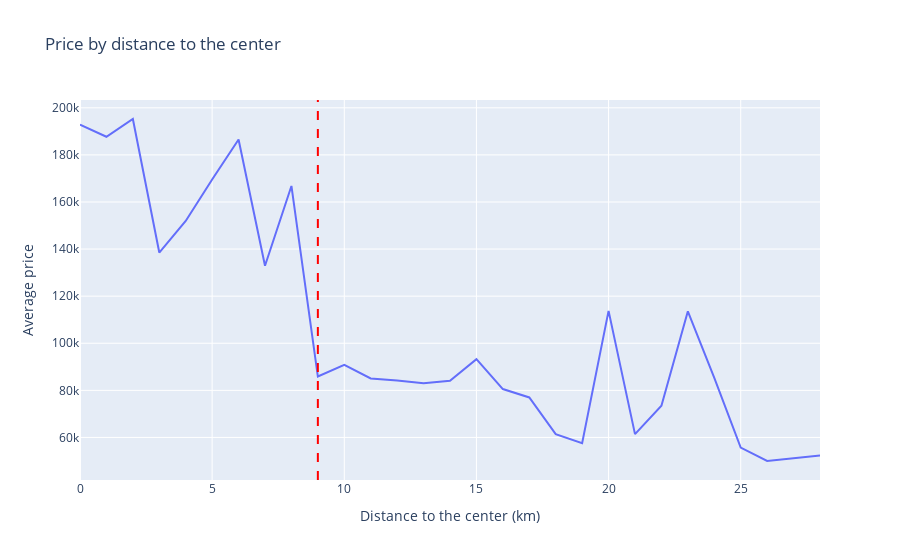

The code cell stored with this chart in its notebook:
### Code cell
#  Build a line graph with px: it should show how the price depends on the distance from the 
# center. Define the border where the graph changes a lot - this will be the central area.
df_sorted = df.sort_values(by=['disante_to_center_km', 'avg_price_by_km'], ascending=[True, True])

x = df_sorted['disante_to_center_km']
y = df_sorted['avg_price_by_km']

fig = px.line(x=x, y=y, title='Price by distance to the center')

# after plotting the graph, we can see that the price changes a lot at 9 km
# lets add a vertical line to show this
fig.add_vline(x=9, line_dash="dash", line_color="red")

#updtae x and y labels
fig.update_xaxes(title_text='Distance to the center (km)')
fig.update_yaxes(title_text='Average price')
fig.show()

### Figure 1 — Plotly figure (JSON) as saved in the notebook; plotly's stock layout.template omitted (floating-point values rounded to 4 significant figures; data arrays with more than 128 entries replaced by an {"elided": "..."} marker saying what was removed)
{"data": [{"hovertemplate": "x=%{x}<br>y=%{y}<extra></extra>", "legendgroup": "", "line": {"color": "#636efa", "dash": "solid"}, "marker": {"symbol": "circle"}, "mode": "lines", "name": "", "orientation": "v", "showlegend": false, "type": "scatter", "x": {"elided": "500 int values"}, "xaxis": "x", "y": {"elided": "500 float values"}, "yaxis": "y"}], "layout": {"legend": {"tracegroupgap": 0}, "shapes": [{"line": {"color": "red", "dash": "dash"}, "type": "line", "x0": 9, "x1": 9, "xref": "x", "y0": 0, "y1": 1, "yref": "y domain"}], "title": {"text": "Price by distance to the center"}, "xaxis": {"anchor": "y", "domain": [0, 1], "title": {"text": "Distance to the center (km)"}}, "yaxis": {"anchor": "x", "domain": [0, 1], "title": {"text": "Average price"}}}}
